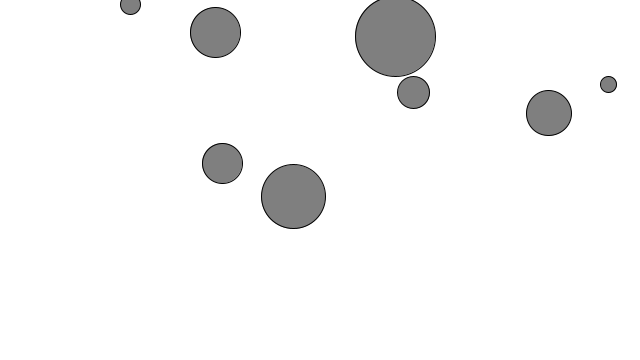
Frame 1 (no input)
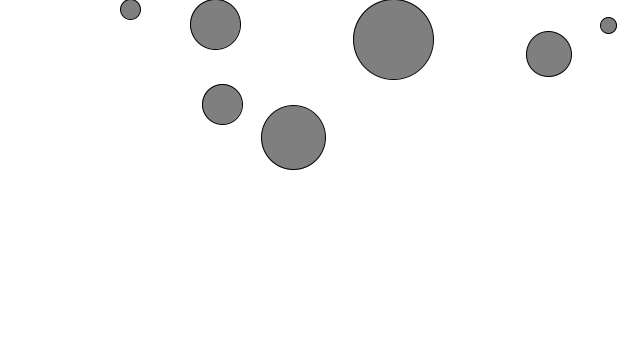
Frame 60 (the mouse pressed at the canvas centre just before this capture)
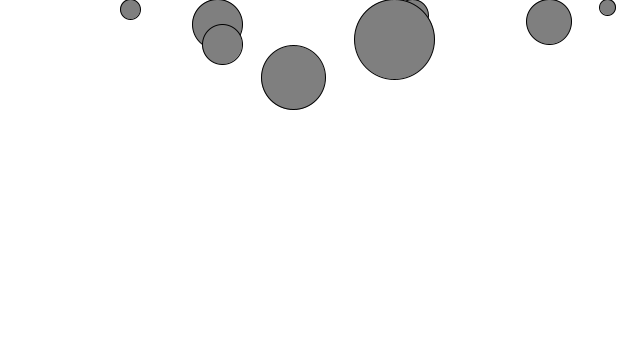
Frame 120 (the mouse held since frame 60 and released just before this capture)

The Processing sketch that drew these frames (run headless with seeded random() and noise(); from frame 60 on, the mouse is pressed at the canvas centre):

// Processing sketch: BubbleBubble
// ── BubbleBubble.pde
Bubble b1;
Bubble b2;
Bubble b3;
Bubble b4;
Bubble b5;
Bubble b6;
Bubble b7;
Bubble b8;

void setup(){
  size(640,360);
  b1 = new Bubble(32);
  b2 = new Bubble(16);
  b3 = new Bubble(45);
  b4 = new Bubble(64);
  b5 = new Bubble(50);
  b6 = new Bubble(20);
  b7 = new Bubble(40);
  b8 = new Bubble(80);
}


void draw() {
  background(255);
  b1.ascend();
  b1.display();
  b1.top();
  
  b2.ascend();
  b2.display();
  b2.top();
  
  b3.ascend();
  b3.display();
  b3.top();
  
  b4.ascend();
  b4.display();
  b4.top();
  
  b5.ascend();
  b5.display();
  b5.top();
  
  b6.ascend();
  b6.display();
  b6.top();
  
  b7.ascend();
  b7.display();
  b7.top();
  
  b8.ascend();
  b8.display();
  b8.top();
}
// ── Bubble.pde
class Bubble {
  float x;
  float y;
  float diameter;
  
  Bubble(float tempD){
    x = random(0,640);
    y = random(0,360);
    diameter = tempD;
  }
  
  void ascend(){
    y--; 
  }
  
  void display(){
    stroke(0);
    fill(127);
    ellipse(x,y,diameter,diameter);
  }
  
  void top(){
    if(y < diameter/2){
      y = diameter/2;
      x = x + random(-0.3,0.3);
    } 
  }
  
}
